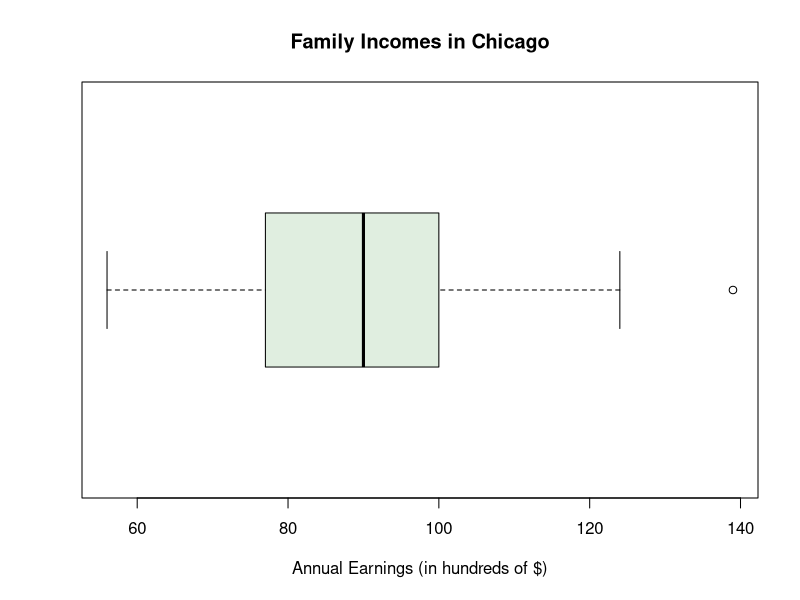

The R script that drew this image:
# ----- A. Construct boxplot -----

data <- c(90, 77, 100, 83, 64, 78, 92, 73, 122, 96, 60, 85, 86, 108, 70, 
          139, 56, 94, 84, 111, 93, 120, 70, 92, 100, 124, 59, 112, 79)

boxplot(data,
        main = "Family Incomes in Chicago",
        xlab = "Annual Earnings (in hundreds of $)",
        horizontal = TRUE,
        col = "honeydew2"
)


# ----- B. Find mean & standard deviation -----

mean(data)
sd(data)